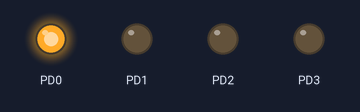
Simulated run of this program. Board: ATmega328P, built with avr-gcc and emulated at 16 MHz. Shown: output pins drawn as LEDs (lit = HIGH). At 21.5 s the program stops and its outputs stay as they are.

Above: at 0.25 s.
At 1.25 s:
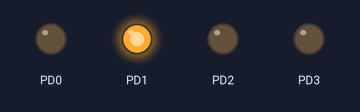
At 2.25 s:
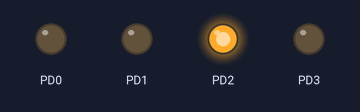
At 9.25 s:
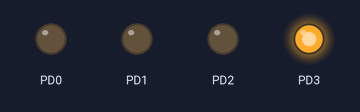
At 18.1 s:
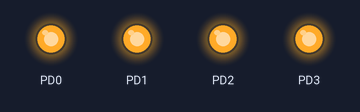
At 18.6 s:
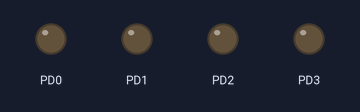
Timing chart, 0 to 20.1 s (numbered marks = the images above):
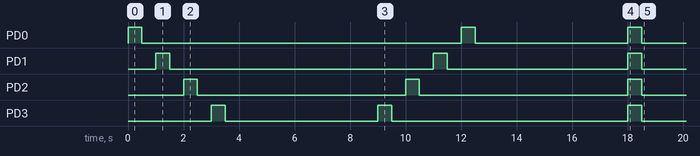

Measured:
- by itself, PD0: goes HIGH 0.50 s, LOW 11.5 s, HIGH 0.50 s, LOW 5.5 s, HIGH 0.50 s, then LOW
- by itself, PD1: goes HIGH 0.50 s, LOW 9.5 s, HIGH 0.50 s, LOW 6.5 s, HIGH 0.50 s, then LOW
- by itself, PD2: alternates HIGH for 0.50 s and LOW for 7.5 s
- by itself, PD3: goes HIGH 0.50 s, LOW 5.5 s, HIGH 0.50 s, LOW 8.5 s, HIGH 0.50 s, then LOW

The program:

main.c
```c
/*
 * blink with function.c
 *
 * Created: 17-11-2025 09:10:01
 * Author : adler
 */
#define F_CPU 16000000UL
#include <avr/io.h>
#include <util/delay.h>
void cw();
void ccw();
void stp();

int main(void)
{
    DDRD =0b00001111; //declared 4 pins PD0, PD1, PD2, PD3.
	cw();			// calling function clock wise
	_delay_ms(5000);
	ccw();			// calling function counter clock wise
	_delay_ms(5000);
	stp();			// calling function stop, all leds turns ON before stop!
	_delay_ms(3000);
}

void cw()
{
	PORTD |= (1<<PD0);  //PD 0 ON
	_delay_ms(500);
		PORTD &=~(1<<PD0);//PD 0 OFF
		_delay_ms(500);
	PORTD |= (1<<PD1);//PD 1 ON
	_delay_ms(500);
		PORTD &=~(1<<PD1);//PD 1 OFF
		_delay_ms(500);
	PORTD |= (1<<PD2);//PD 2 ON
	_delay_ms(500);
		PORTD &=~(1<<PD2);//PD 2 OFF
		_delay_ms(500);
	PORTD |= (1<<PD3);//PD 3 ON
	_delay_ms(500);
		PORTD &=~(1<<PD3);//PD 3 OFF
		_delay_ms(500);

}

void ccw()
{
	PORTD |= (1<<PD3);  //PD 3 ON
	_delay_ms(500);
					PORTD &=~(1<<PD3);//PD 3 OFF
					_delay_ms(500);
	PORTD |= (1<<PD2);//PD 2 ON
	_delay_ms(500);
					PORTD &=~(1<<PD2);//PD2 OFF
					_delay_ms(500);
	PORTD |= (1<<PD1);//PD 1 ON
	_delay_ms(500);
					PORTD &=~(1<<PD1);//PD 1 OFF
					_delay_ms(500);
	PORTD |= (1<<PD0);//PD 0 ON
	_delay_ms(500);
					PORTD &=~(1<<PD0);//PD 0 OFF
					_delay_ms(500);
}

void stp()
	{	// All LEDs turn ON before stop
		PORTD |= (1<<PD0);//PD 0 ON
		PORTD |= (1<<PD1);//PD 1 ON
		PORTD |= (1<<PD2);//PD 2 ON
		PORTD |= (1<<PD3);//PD 3 ON

		_delay_ms(500);

		PORTD &=~(1<<PD0);//PD 0 OFF
		PORTD &=~(1<<PD1);//PD 1 OFF
		PORTD &=~(1<<PD2);//PD 2 OFF
		PORTD &=~(1<<PD3);//PD 3 OFF


}
```
